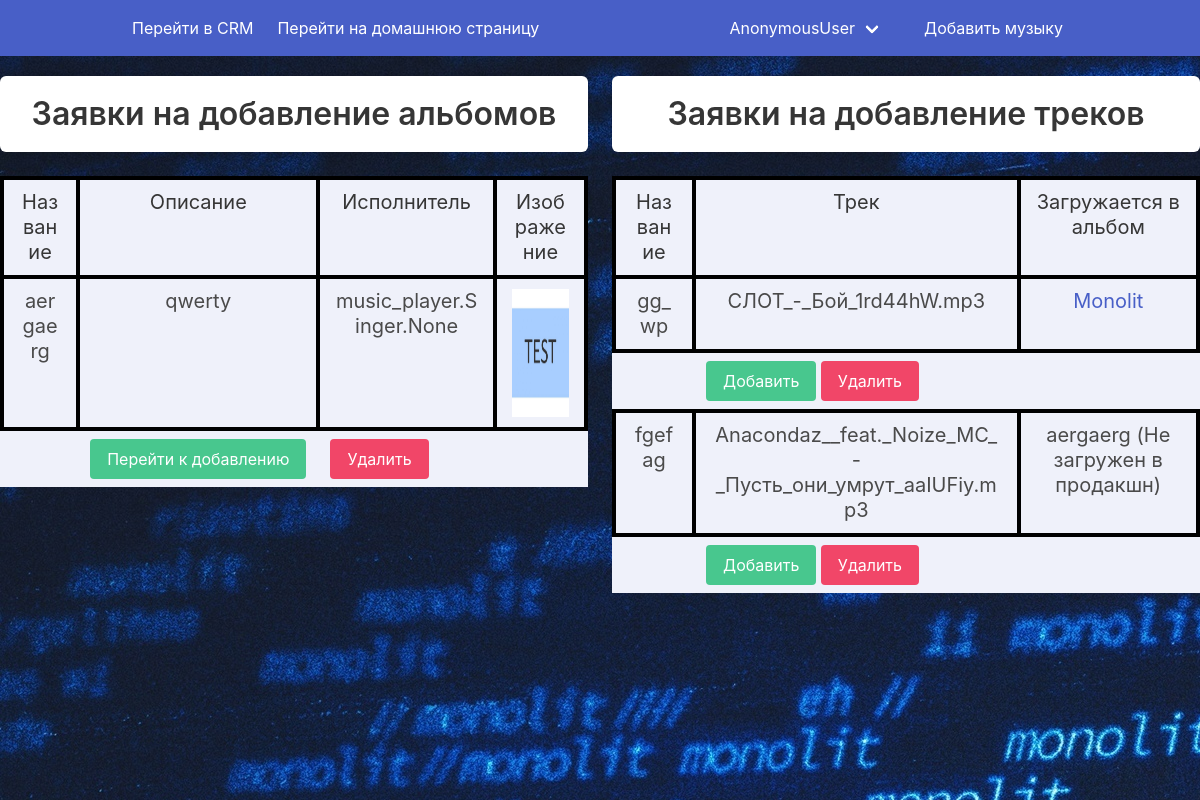
/staff/admin/, run on the app's committed database.
### music_player/models.py (models this page shows, shortened)
class Album(models.Model):
    title = models.CharField(max_length=255)
    description = models.TextField()
    album_image = models.ImageField(default='ATL.jpeg')
    is_uploaded = models.BooleanField(default=False)
    album_singer = models.ForeignKey('music_player.Singer',related_name='album_singer', on_delete=models.CASCADE, null=True, blank=True)

class Uploaded_Song(models.Model):
    album = models.ForeignKey(Album, on_delete=models.CASCADE, related_name='uploaded_songs', null=True, blank=True)
    name = models.CharField(max_length=255)
    song = models.FileField()
    chosen = models.BooleanField(default=False)

### staff/views.py (the view)
# urls.py: path('admin/', admin.site.urls),
def admin(request):
    action = request.GET.get('action')
    pk = request.GET.get('pk')
    if action:
        actions(action, pk)
        return redirect('staff:admin')
    uploaded_albums = Album.objects.filter(is_uploaded=False)
    uploaded_tracks = Uploaded_Song.objects.all()
    return render(request, 'admin.html', {'uploaded_albums': uploaded_albums, 'uploaded_tracks': uploaded_tracks})

### staff/templates/admin.html
{% extends 'admin_layout.html' %}
{% block content %}
<div class="columns my-2">
    <div class="column">
        <div class="box has-text-centered">
            <div class="title" href="">Заявки на добавление альбомов</div>
        </div>
        <table class="table is-fullwidth has-background-link-light">
            <thead>
                <tr>
                    <th style="border: 4px solid black" class="subtitle has-text-centered">Название</th>
                    <th style="border: 4px solid black" class="subtitle has-text-centered">Описание</th>
                    <th style="border: 4px solid black" class="subtitle has-text-centered">Исполнитель</th>
                    <th style="border: 4px solid black" class="subtitle has-text-centered">Изображение</th>
                </tr>
            </thead>
            <tbody>
                {% for album in uploaded_albums %}
                <tr>
                    <td style="border: 4px solid black" class="subtitle has-text-centered">{{ album.title }}</td>
                    <td style="border: 4px solid black" class="subtitle has-text-centered">{{ album.description }}</td>
                    <td style="border: 4px solid black" class="subtitle has-text-centered">{{ album.singer }}</td>
                    <td style="border: 4px solid black" class="subtitle has-text-centered"><img
                            src="/media/{{ album.album_image }}" class="image is-128x128" style="margin: auto;"></td>
                </tr>
                <tr>
                    <td></td>
                    <td>
                        <a href="{% url 'staff:add_album' album.pk %}" class="button is-success">Перейти к добавлению</a>
                    </td>
                    <td>
                        <a href="{% url 'staff:admin' %}?action=delete_album&pk={{ album.pk }}" class="button is-danger">Удалить</a>
                    </td>
                </tr>
                {% endfor %}
            </tbody>
        </table>
    </div>
    <div class="column">
        <div class="box has-text-centered">
            <div class="title" href="">Заявки на добавление треков</div>
        </div>
        <table class="table is-fullwidth has-background-link-light">
            <thead>
                <tr>
                    <th style="border: 4px solid black" class="subtitle has-text-centered">Название</th>
                    <th style="border: 4px solid black" class="subtitle has-text-centered">Трек</th>
                    <th style="border: 4px solid black" class="subtitle has-text-centered">Загружается в альбом</th>
                </tr>
            </thead>
            <tbody>
                {% for track in uploaded_tracks %}
                <tr>
                    <td style="border: 4px solid black" class="subtitle has-text-centered">{{ track.name }}</td>
                    <td style="border: 4px solid black" class="subtitle has-text-centered">{{ track.song }}</td>
                    <td style="border: 4px solid black" class="subtitle has-text-centered">{% if track.album.is_uploaded == False %} {{ track.album.title }} (Не загружен в продакшн) {% else %} <a href="{% url 'music_player:home' %}?albums={{track.album.pk}}">{{ track.album.title }}</a> {% endif %}</td>
                </tr>
                <tr>
                    <td>
                    </td>
                    <td>
                        <a href="{% url 'staff:admin' %}?action=add_track&pk={{track.pk}}" class="button is-success">Добавить</a>
                        <a href="{% url 'staff:admin' %}?action=delete_track&pk={{track.pk}}" class="button is-danger">Удалить</a>
                    </td>
                </tr>
                {% endfor %}
            </tbody>
        </table>
    </div>
</div>
{% endblock %}

### data on the page
Album: title "aergaerg", description "qwerty", singer "music_player.Singer.None", album_image (picture)
Uploaded_Song: name "gg_wp", song "СЛОТ_-_Бой_1rd44hW.mp3", album "Monolit"
Uploaded_Song: name "fgefag", song "Anacondaz__feat._Noize_MC_-_Пусть_они_умрут_aaIUFiy.mp3", album "aergaerg"

### other printed values
{{ user }} "AnonymousUser"
